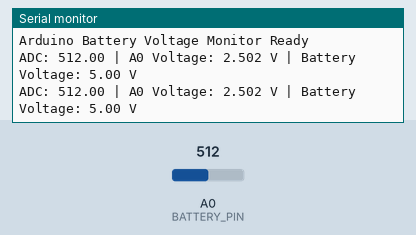
Recording of a sketch running on a simulated Arduino Uno, built with avr-gcc and run on an emulated ATmega328P. Shown: the last lines printed to the serial monitor. The test bench sets the inputs (shaded band); at power-on: A0 (BATTERY_PIN) = 512.

Above: at 2.2 s.
2.3 s: A0 (BATTERY_PIN) set to 716
At 3.6 s:
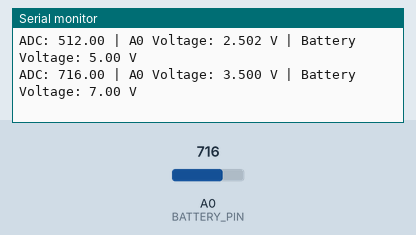
3.8 s: A0 (BATTERY_PIN) set to 900
At 5.0 s:
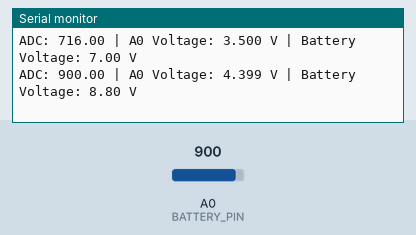
Timing chart, 0 to 6.8 s (numbered marks = the images above; inputs shaded):
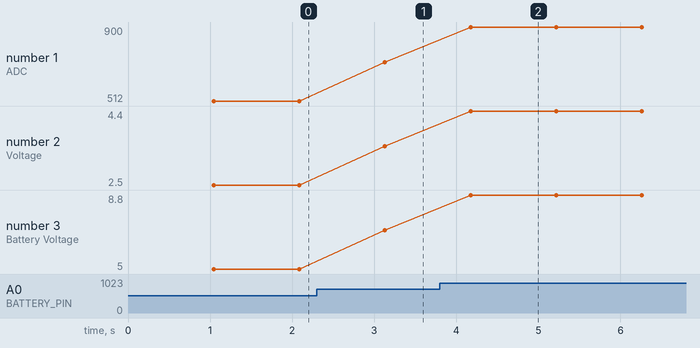

Measured:
- after the input at 2.3 s, the serial monitor: prints a new line after 0.83 s (image 1)
- after the input at 3.8 s, the serial monitor: prints a new line after 0.37 s (image 2)
- plotted number 1: 512 → 716 after the input at 2.3 s, 716 → 900 after the input at 3.8 s
- plotted number 2: 2.5 → 3.5 after the input at 2.3 s, 3.5 → 4.4 after the input at 3.8 s
- plotted number 3: 5 → 7 after the input at 2.3 s, 7 → 8.8 after the input at 3.8 s

The sketch:

Ardunio_battery.ino
```cpp
/* -------- Arduino Battery Voltage Read (Correct & Simple) -------- */

#define BATTERY_PIN A0

// Voltage divider resistors
#define R1 10000.0   // 10k (top)
#define R2 10000.0   // 10k (bottom)

// Arduino ADC
#define ADC_MAX 1023.0
#define ADC_REF 5.0   // Arduino UNO reference voltage

void setup() {
  Serial.begin(9600);
  delay(1000);
  Serial.println("Arduino Battery Voltage Monitor Ready");
}

void loop() {

  // Take average for stable reading
  long sum = 0;
  for (int i = 0; i < 20; i++) {
    sum += analogRead(BATTERY_PIN);
    delay(2);
  }
  float adcValue = sum / 20.0;

  // Voltage at A0
  float pinVoltage = (adcValue * ADC_REF) / ADC_MAX;

  // Original battery voltage
  float batteryVoltage = pinVoltage * ((R1 + R2) / R2);

  // Serial output
  Serial.print("ADC: ");
  Serial.print(adcValue);
  Serial.print(" | A0 Voltage: ");
  Serial.print(pinVoltage, 3);
  Serial.print(" V | Battery Voltage: ");
  Serial.print(batteryVoltage, 2);
  Serial.println(" V");

  delay(1000);
}
```
